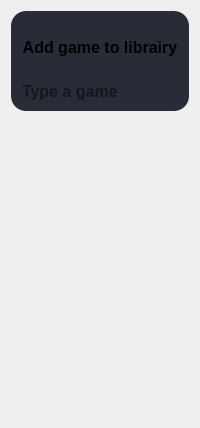
                  <widget class="QWidget" name="page_games">
                   <layout class="QVBoxLayout" name="vLayout_150">
                    <property name="sizeConstraint">
                     <enum>QLayout::SizeConstraint::SetDefaultConstraint</enum>
                    </property>
                    <item>
                     <widget class="QFrame" name="gameAdd">
                      <property name="sizePolicy">
                       <sizepolicy hsizetype="Expanding" vsizetype="Expanding">
                        <horstretch>0</horstretch>
                        <verstretch>0</verstretch>
                       </sizepolicy>
                      </property>
                      <property name="minimumSize">
                       <size>
                        <width>0</width>
                        <height>100</height>
                       </size>
                      </property>
                      <property name="maximumSize">
                       <size>
                        <width>16777215</width>
                        <height>100</height>
                       </size>
                      </property>
                      <property name="sizeIncrement">
                       <size>
                        <width>0</width>
                        <height>0</height>
                       </size>
                      </property>
                      <property name="baseSize">
                       <size>
                        <width>0</width>
                        <height>0</height>
                       </size>
                      </property>
                      <property name="styleSheet">
                       <string notr="true">background-color: rgb(39, 44, 54);
 border-radius: 15px;</string>
                      </property>
                      <layout class="QVBoxLayout" name="horizontalLayout_16">
                       <item>
                        <widget class="QPushButton" name="btn_gameAdd">
                         <property name="sizePolicy">
                          <sizepolicy hsizetype="Expanding" vsizetype="Expanding">
                           <horstretch>0</horstretch>
                           <verstretch>0</verstretch>
                          </sizepolicy>
                         </property>
                         <property name="maximumSize">
                          <size>
                           <width>16777215</width>
                           <height>100</height>
                          </size>
                         </property>
                         <property name="font">
                          <font>
                           <pointsize>12</pointsize>
                           <bold>true</bold>
                          </font>
                         </property>
                         <property name="text">
                          <string>Add game to librairy</string>
                         </property>
                        </widget>
                       </item>
                       <item>
                        <widget class="QLineEdit" name="gameAddSearch">
                         <property name="font">
                          <font>
                           <pointsize>12</pointsize>
                           <bold>true</bold>
                          </font>
                         </property>
                         <property name="inputMask">
                          <string/>
                         </property>
                         <property name="text">
                          <string/>
                         </property>
                         <property name="placeholderText">
                          <string>Type a game</string>
                         </property>
                        </widget>
                       </item>
                      </layout>
                     </widget>
                    </item>
                    <item>
                     <widget class="QFrame" name="gameListHolder">
                      <property name="sizePolicy">
                       <sizepolicy hsizetype="Preferred" vsizetype="Fixed">
                        <horstretch>0</horstretch>
                        <verstretch>0</verstretch>
                       </sizepolicy>
                      </property>
                      <property name="minimumSize">
                       <size>
                        <width>0</width>
                        <height>300</height>
                       </size>
                      </property>
                      <property name="maximumSize">
                       <size>
                        <width>16777215</width>
                        <height>10000000</height>
                       </size>
                      </property>
                      <property name="styleSheet">
                       <string notr="true"/>
                      </property>
                      <layout class="QVBoxLayout" name="verticalLayout_16"/>
                     </widget>
                    </item>
                   </layout>
                  </widget>
